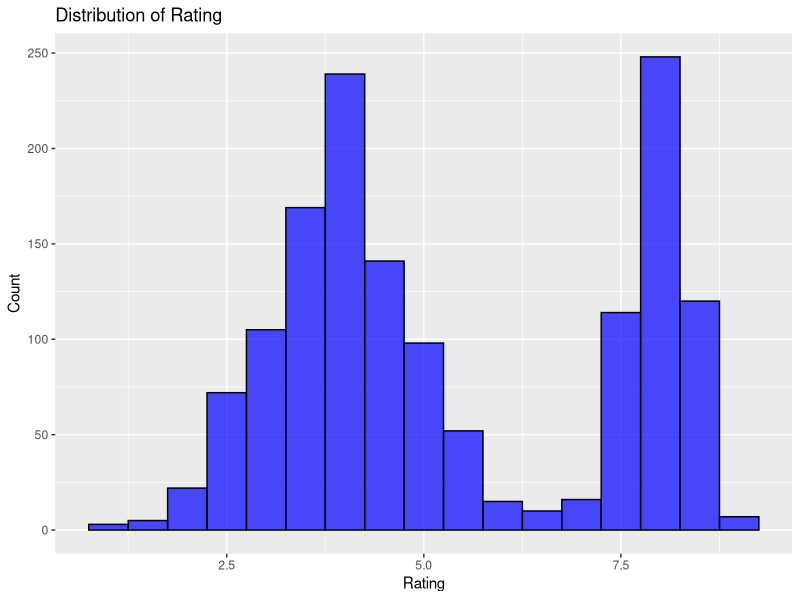
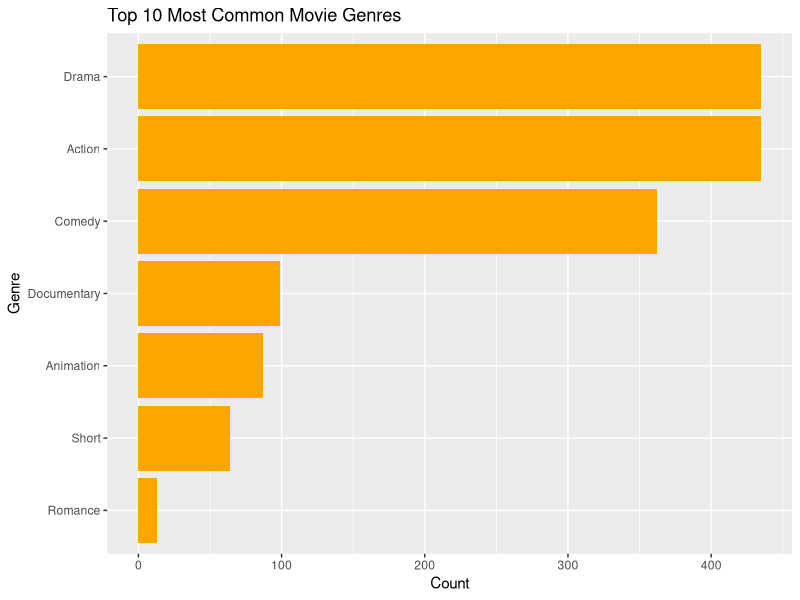
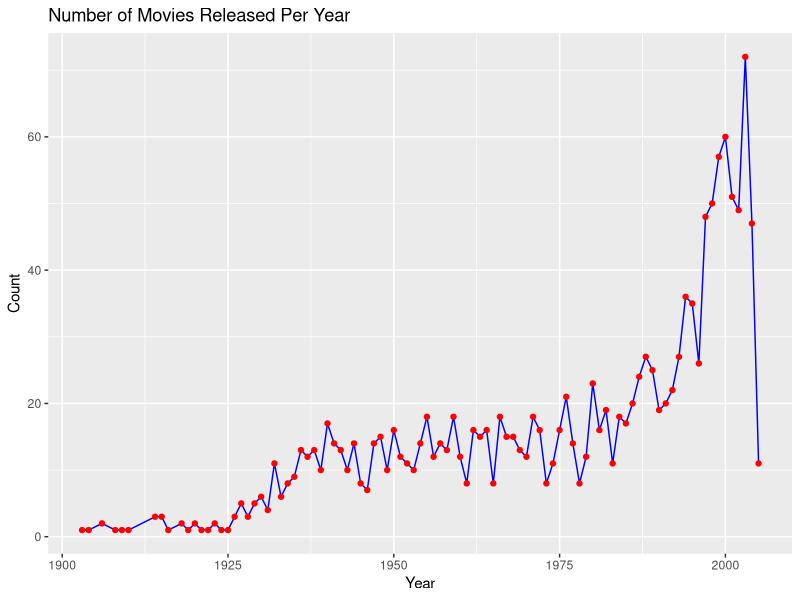
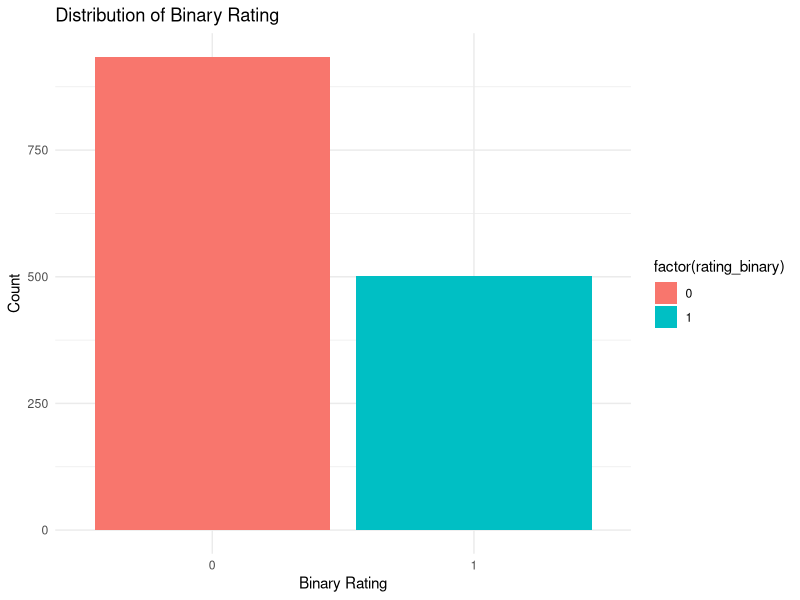
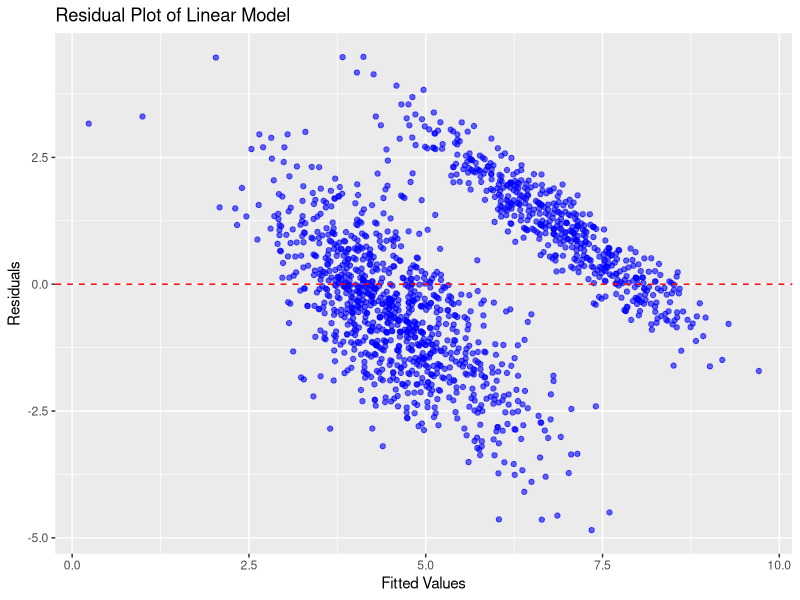
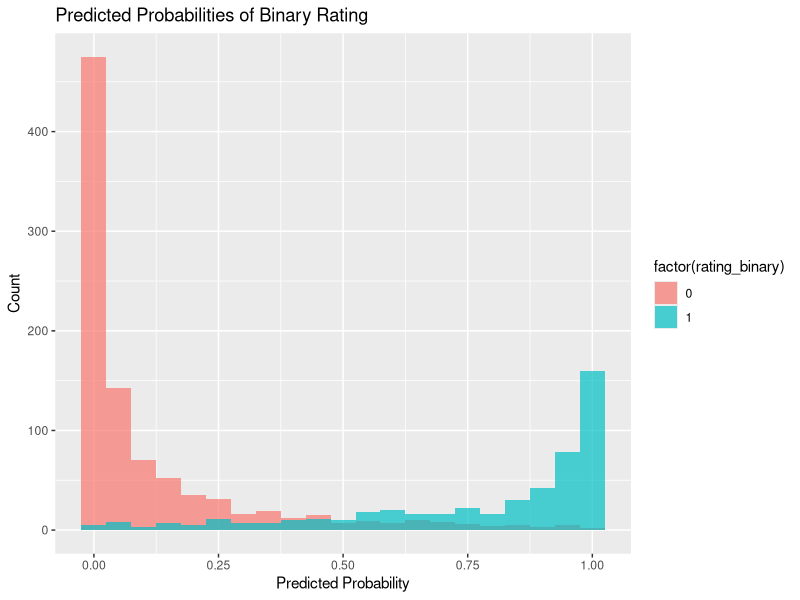

Write the R code that produced these figures, in order.
## ---- chunk 1
library(tidyverse)
library(ggplot2)
library(lmtest)
## ---- chunk 2
data <- read.csv("dataset10.csv")
str(data)
summary(data)
## ---- chunk 3
data1 <- na.omit(data)
## ---- chunk 4
ggplot(data1, aes(x = rating)) +
  geom_histogram(binwidth = 0.5, fill = "blue", color = "black", alpha = 0.7) +
  labs(title = "Distribution of Rating", x = "Rating", y = "Count")
## ---- chunk 5
genre_count <- data %>%
  separate_rows(genre, sep = "\\|") %>%
  count(genre, sort = TRUE) %>%
  head(10)

ggplot(genre_count, aes(x = reorder(genre, n), y = n)) +
  geom_bar(stat = "identity", fill = "orange") +
  coord_flip() +
  labs(title = "Top 10 Most Common Movie Genres", x = "Genre", y = "Count")
## ---- chunk 6
movies_per_year <- data %>%
  group_by(year) %>%
  summarize(count = n())

ggplot(movies_per_year, aes(x = year, y = count)) +
  geom_line(color = "blue") +
  geom_point(color = "red") +
  labs(title = "Number of Movies Released Per Year", x = "Year", y = "Count")
## ---- chunk 7
data1$rating_binary <- ifelse(data1$rating >= 7, 1, 0)

ggplot(data1, aes(x = factor(rating_binary), fill = factor(rating_binary))) +
  geom_bar() +
  theme_minimal() +
  labs(title = "Distribution of Binary Rating", x = "Binary Rating", y = "Count")
## ---- chunk 8
#x-min/max-min standard methods
min_max_norm=function(x){
  return((x-min(x))/(max(x)-min(x)))
}
#standardize
data1[,2:5]=lapply(data1[,2:5],min_max_norm)
## ---- chunk 9
data1$genre_num <- as.factor(data1$genre)
model1 <- lm(rating ~ length + budget + votes + genre_num, data = data1)
summary(model1)
## ---- chunk 10
ggplot(data1, aes(x = model1$fitted.values, y = model1$residuals)) +
  geom_point(color = "blue", alpha = 0.6) +
  geom_hline(yintercept = 0, linetype = "dashed", color = "red") +
  labs(title = "Residual Plot of Linear Model", x = "Fitted Values", y = "Residuals")
## ---- chunk 11
model2 <- glm(rating_binary ~ length + budget + votes + genre_num, data = data1, family = binomial)
summary(model2)

model3 <- glm(rating_binary ~ year + length + budget + votes + genre_num, data = data1)
summary(model3)
## ---- chunk 12
AIC(model2, model3)
BIC(model2, model3)
## ---- chunk 13
wald_test1 <- coeftest(model2)
wald_test2 <- coeftest(model3)
## ---- chunk 14
data1$predicted_probs <- predict(model2, type = "response")
ggplot(data1, aes(x = predicted_probs, fill = factor(rating_binary))) +
  geom_histogram(binwidth = 0.05, alpha = 0.7, position = "identity") +
  labs(title = "Predicted Probabilities of Binary Rating", x = "Predicted Probability", y = "Count")
